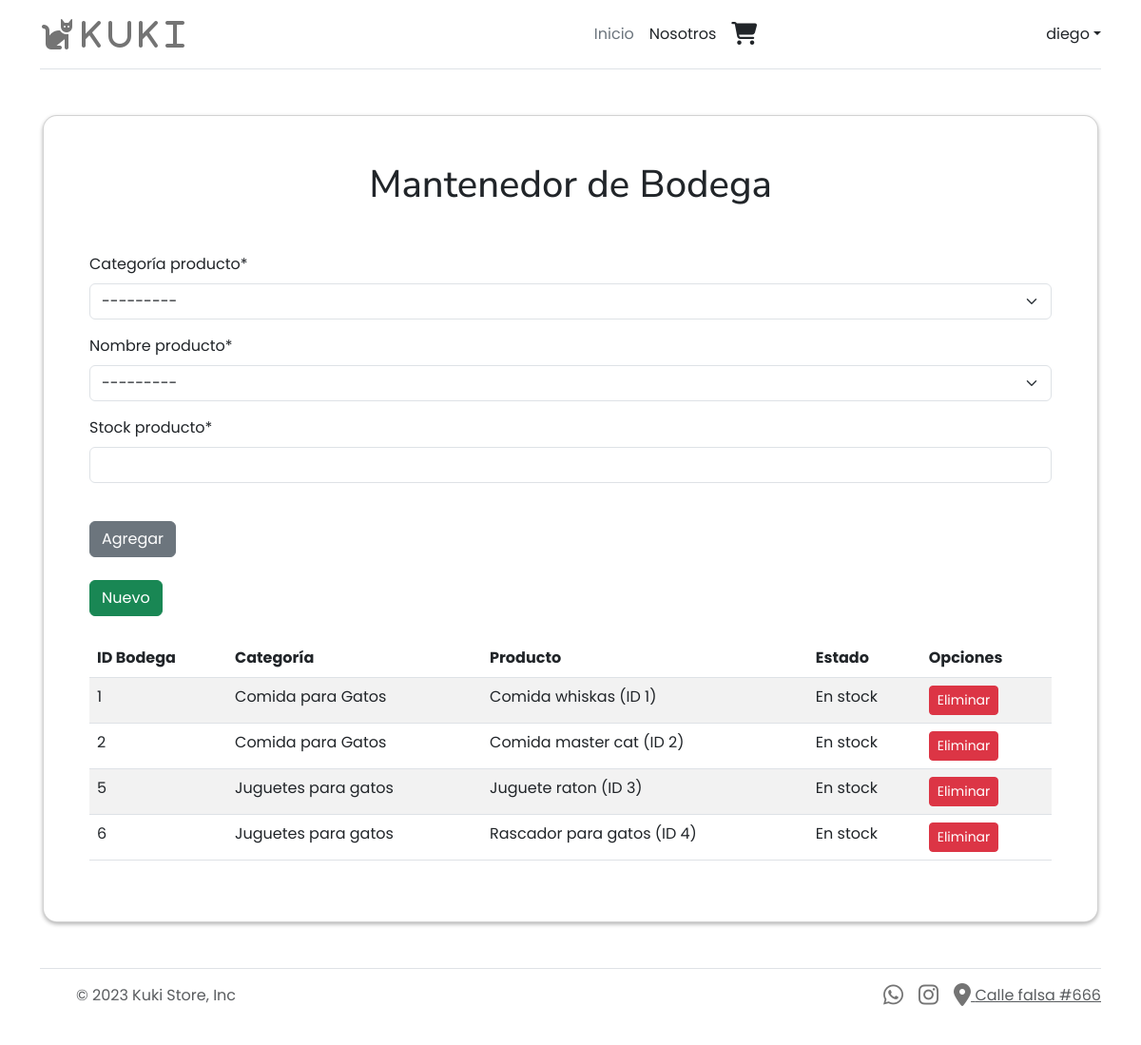
/bodega (signed in), run on an earlier commit of the app's database.
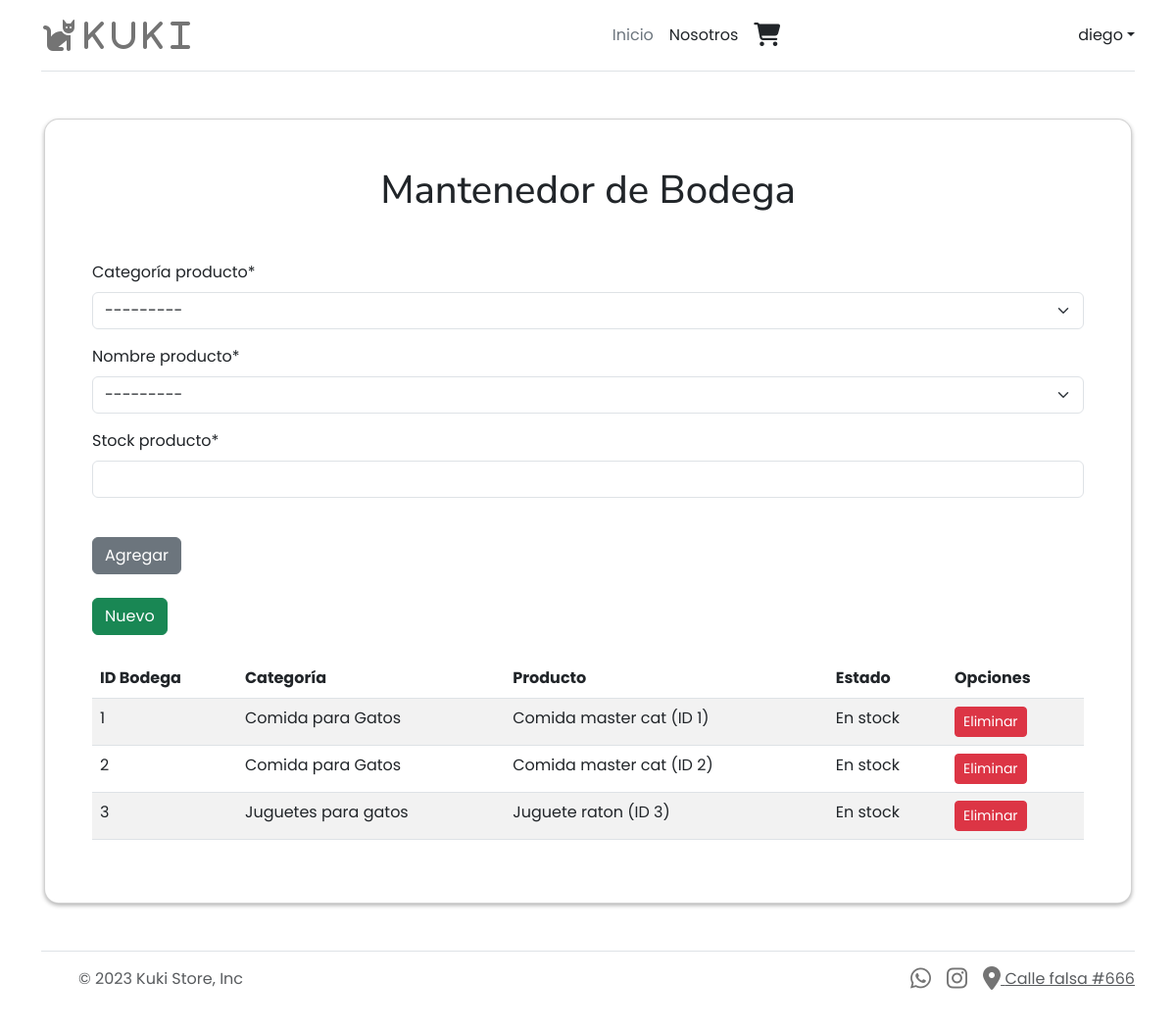
And on a later commit of the database.
### core/models.py (models this page shows, shortened)
class Producto(models.Model):
    idProducto = models.AutoField(primary_key=True, verbose_name="Id de producto")
    categoriaProducto = models.ForeignKey(Categoria, on_delete=models.DO_NOTHING, verbose_name="Nombre de la categoría")
    nombreProducto = models.CharField(max_length=80, blank=False, null=False, verbose_name="Nombre del producto")
    descripcionProducto = models.CharField(max_length=80, null=False, blank=False, verbose_name="Descripción del producto")
    precioProducto = models.IntegerField(null=False, blank=False, verbose_name="Precio del producto")
    descuentoSubP = models.IntegerField(null=False, blank=False, validators=[MinValueValidator(0), MaxValueValidator(100)], verbose_name="Descuento subscriptor")
    descuentoSubO = models.IntegerField(null=False, blank=False, validators=[MinValueValidator(0), MaxValueValidator(100)], verbose_name="Descuento oferta")
    imagenProducto = models.ImageField(upload_to="img/", default="sinfoto.jpg", null=False, blank=False, verbose_name="Imagen")
    def __str__(self):
        return f'{self.nombreProducto} (ID {self.idProducto})'

class Bodega(models.Model):
    idProductoBode = models.AutoField(primary_key=True, verbose_name="Id de producto")
    categoriaProductoBode = models.ForeignKey(Categoria, on_delete=models.DO_NOTHING, verbose_name="Nombre de la categoría")
    nombreProducto = models.ForeignKey(Producto, on_delete=models.DO_NOTHING, verbose_name='Producto')
    stockProducto = models.IntegerField(null=False, blank=False, verbose_name="Stock producto")

class Categoria(models.Model):
    idCategoria = models.AutoField(primary_key=True, verbose_name="Id de categoría")
    nombreCategoria = models.CharField(max_length=80, blank=False, null=False, verbose_name="Nombre de la categoría")
    def __str__(self):
        return self.nombreCategoria

### core/views.py (the view)
# urls.py: path('bodega', bodega, name="bodega"),
@user_passes_test(lambda u: u.is_staff)
def bodega(request):
    if request.method == "POST":
        form = BodegaForm(request.POST)
        if form.is_valid():
            categoria = form.cleaned_data['categoriaProducto']
            nombre = form.cleaned_data['nombreProducto']
            stock = form.cleaned_data['stockProducto']
            try:
                for _ in range(stock):
                    bodega = Bodega(
                        categoriaProductoBode=categoria,
                        nombreProducto=nombre,
                        stockProducto=1
                    )
                    bodega.save()
                messages.success(request, "El producto fue agregado correctamente a la bodega")
                return redirect('bodega')
            except Exception as e:
                messages.error(request, "Ocurrió un error al agregar el producto a la bodega: {}".format(str(e)))
                return redirect('bodega')
    else:
        form = BodegaForm()
    lista_productos = Bodega.objects.all().order_by('idProductoBode')
    if request.method == "POST" and "eliminar" in request.POST:
        producto_id = request.POST.get('eliminar')
        producto = get_object_or_404(Bodega, idProductoBode=producto_id)
        producto.delete()
        messages.success(request, "El producto fue eliminado correctamente de la bodega")
        return redirect('bodega')
    return render(request, "core/bodega.html", {'form': form, 'lista_productos': lista_productos})

### core/forms.py
class BodegaForm(forms.ModelForm):
    categoriaProducto = forms.ModelChoiceField(queryset=Categoria.objects.all(), label='Categoría producto', widget=forms.Select(attrs={'class': 'form-select'}))
    nombreProducto = forms.ModelChoiceField(queryset=Producto.objects.all(), label='Nombre producto', widget=forms.Select(attrs={'class': 'form-select'}))
    stockProducto = forms.IntegerField(label='Stock producto')
    class Meta:
        model = Bodega
        fields = ['categoriaProducto', 'nombreProducto', 'stockProducto']

### core/templates/core/bodega.html (shortened to what this page needs)
{% extends 'core/base.html' %}
{% load static %}
{% load crispy_forms_tags %}
{% block content %}
        <div class="container my-5">
          <div class="card-body card p-5">
            <h1 class="text-center mb-4">Mantenedor de Bodega</h1>
            <br>
            <div class="row">
              <form method="POST" id="formbode">
                {{ form|crispy }}
              <div class="col-md-2">
                <div class="form-group">
                  <button type="submit" class="btn btn-secondary mt-4" id="agregar">Agregar</button>
                  <button type="button" class="btn btn-success mt-4" id="nuevo">Nuevo</button>
                </div>
              </div>
            </form>
            </div>
<br>
            {% if lista_productos   %}
            <table class="table table-striped">
              <thead>
                <tr>
                  <th>ID Bodega</th>
                  <th>Categoría</th>
                  <th>Producto</th>
                  <th>Estado</th>
                  <th>Opciones</th>
                </tr>
              </thead>
              <tbody>
                {% for pro in lista_productos   %}
                <tr>
                  <td>{{ pro.idProductoBode }}</td>
                  <td>{{ pro.categoriaProductoBode }}</td>
                  <td>{{ pro.nombreProducto }}</td>
                  <td>En stock</td>
                  <td>
                    <form method="POST">
                      <button type="submit" class="btn btn-danger btn-sm">Eliminar</button>
                  </form>
                 </td>
                </tr>
                {% endfor %}
              </tbody>
            </table>
            {% endif %}
            </div>
          </div>
          {% endblock content %}

What changed in the data, as far as the page shows it:
removed Bodega: idProductoBode "5", categoriaProductoBode "Juguetes para gatos", nombreProducto "Juguete raton (ID 3)"
removed Bodega: idProductoBode "6", categoriaProductoBode "Juguetes para gatos", nombreProducto "Rascador para gatos (ID 4)"
changed through a linked row, Bodega id 1: nombreProducto "Comida whiskas (ID 1)" → "Comida master cat (ID 1)"
added Bodega: idProductoBode "3", categoriaProductoBode "Juguetes para gatos", nombreProducto "Juguete raton (ID 3)"
